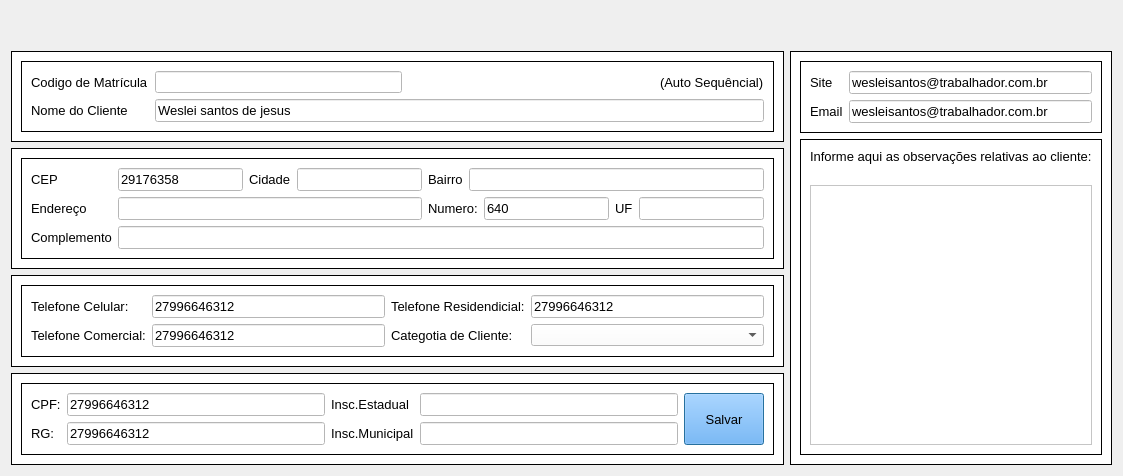
      <widget class="QWidget" name="clientes">
       <layout class="QGridLayout" name="gridLayout_46">
        <item row="1" column="0">
         <widget class="QFrame" name="frame_6">
          <property name="styleSheet">
           <string notr="true">background-color: rgb(255, 255, 255);</string>
          </property>
          <property name="frameShape">
           <enum>QFrame::Box</enum>
          </property>
          <property name="frameShadow">
           <enum>QFrame::Plain</enum>
          </property>
          <layout class="QGridLayout" name="gridLayout_6">
           <item row="0" column="0">
            <widget class="QFrame" name="frame_24">
             <property name="frameShape">
              <enum>QFrame::Box</enum>
             </property>
             <property name="frameShadow">
              <enum>QFrame::Plain</enum>
             </property>
             <layout class="QGridLayout" name="gridLayout_11">
              <item row="0" column="1">
               <widget class="QLineEdit" name="codMatricula">
                <property name="enabled">
                 <bool>false</bool>
                </property>
                <property name="toolTip">
                 <string>Auto Sequêncial</string>
                </property>
                <property name="styleSheet">
                 <string notr="true">background-color: rgb(255, 255, 255);</string>
                </property>
               </widget>
              </item>
              <item row="1" column="1" colspan="3">
               <widget class="QLineEdit" name="nomeCliente">
                <property name="font">
                 <font>
                  <family>Arial</family>
                  <pointsize>10</pointsize>
                 </font>
                </property>
                <property name="styleSheet">
                 <string notr="true">background-color: rgb(255, 255, 255);</string>
                </property>
                <property name="text">
                 <string>Weslei santos de jesus</string>
                </property>
               </widget>
              </item>
              <item row="0" column="3">
               <widget class="QLabel" name="label_37">
                <property name="font">
                 <font>
                  <family>Arial</family>
                  <pointsize>10</pointsize>
                 </font>
                </property>
                <property name="styleSheet">
                 <string notr="true">color: rgb(0, 0, 0);</string>
                </property>
                <property name="text">
                 <string>(Auto Sequêncial)</string>
                </property>
               </widget>
              </item>
              <item row="0" column="0">
               <widget class="QLabel" name="label">
                <property name="font">
                 <font>
                  <family>Arial</family>
                  <pointsize>10</pointsize>
                 </font>
                </property>
                <property name="text">
                 <string>Codigo de Matrícula</string>
                </property>
               </widget>
              </item>
              <item row="1" column="0">
               <widget class="QLabel" name="label_14">
                <property name="font">
                 <font>
                  <family>Arial</family>
                  <pointsize>10</pointsize>
                 </font>
                </property>
                <property name="text">
                 <string>Nome do Cliente</string>
                </property>
               </widget>
              </item>
              <item row="0" column="2">
               <spacer name="horizontalSpacer">
                <property name="orientation">
                 <enum>Qt::Horizontal</enum>
                </property>
                <property name="sizeHint" stdset="0">
                 <size>
                  <width>40</width>
                  <height>20</height>
                 </size>
                </property>
               </spacer>
              </item>
             </layout>
            </widget>
           </item>
          </layout>
         </widget>
        </item>
        <item row="4" column="0">
         <widget class="QFrame" name="frame_7">
          <property name="styleSheet">
           <string notr="true">background-color: rgb(255, 255, 255);</string>
          </property>
          <property name="frameShape">
           <enum>QFrame::Box</enum>
          </property>
          <property name="frameShadow">
           <enum>QFrame::Plain</enum>
          </property>
          <layout class="QGridLayout" name="gridLayout_8">
           <item row="0" column="0">
            <widget class="QFrame" name="frame_27">
             <property name="frameShape">
              <enum>QFrame::Box</enum>
             </property>
             <property name="frameShadow">
              <enum>QFrame::Plain</enum>
             </property>
             <layout class="QGridLayout" name="gridLayout_12">
              <item row="0" column="0">
               <widget class="QLabel" name="label_50">
                <property name="font">
                 <font>
                  <family>Arial</family>
                  <pointsize>10</pointsize>
                 </font>
                </property>
                <property name="text">
                 <string>CPF:</string>
                </property>
               </widget>
              </item>
              <item row="0" column="2">
               <widget class="QLabel" name="label_52">
                <property name="font">
                 <font>
                  <family>Arial</family>
                  <pointsize>10</pointsize>
                 </font>
                </property>
                <property name="text">
                 <string>Insc.Estadual</string>
                </property>
               </widget>
              </item>
              <item row="1" column="0">
               <widget class="QLabel" name="label_51">
                <property name="font">
                 <font>
                  <family>Arial</family>
                  <pointsize>10</pointsize>
                 </font>
                </property>
                <property name="text">
                 <string>RG:</string>
                </property>
               </widget>
              </item>
              <item row="0" column="1">
               <widget class="QLineEdit" name="cpfCliente">
                <property name="font">
                 <font>
                  <family>Arial</family>
                  <pointsize>10</pointsize>
                 </font>
                </property>
                <property name="styleSheet">
                 <string notr="true">background-color: rgb(255, 255, 255);</string>
                </property>
                <property name="text">
                 <string>27996646312</string>
                </property>
               </widget>
              </item>
              <item row="1" column="3">
               <widget class="QLineEdit" name="incriMunoci">
                <property name="enabled">
                 <bool>false</bool>
                </property>
                <property name="font">
                 <font>
                  <family>Arial</family>
                  <pointsize>10</pointsize>
                 </font>
                </property>
                <property name="styleSheet">
                 <string notr="true">background-color: rgb(255, 255, 255);</string>
                </property>
               </widget>
              </item>
              <item row="0" column="4" rowspan="2">
               <widget class="QPushButton" name="salvarCliente">
                <property name="maximumSize">
                 <size>
                  <width>111</width>
                  <height>111</height>
                 </size>
                </property>
                <property name="font">
                 <font>
                  <pointsize>10</pointsize>
                  <weight>50</weight>
                  <bold>false</bold>
                 </font>
                </property>
                <property name="cursor">
                 <cursorShape>PointingHandCursor</cursorShape>
                </property>
                <property name="focusPolicy">
                 <enum>Qt::WheelFocus</enum>
                </property>
                <property name="toolTip">
                 <string>Salvar novo Cliente</string>
                </property>
                <property name="styleSheet">
                 <string notr="true">background-color: rgb(85, 170, 255);</string>
                </property>
                <property name="text">
                 <string>Salvar</string>
                </property>
                <property name="icon">
                 <iconset>
                  <normaloff>../Imagens/Savar.png</normaloff>../Imagens/Savar.png</iconset>
                </property>
                <property name="iconSize">
                 <size>
                  <width>81</width>
                  <height>31</height>
                 </size>
                </property>
                <property name="autoDefault">
                 <bool>true</bool>
                </property>
                <property name="default">
                 <bool>true</bool>
                </property>
                <property name="flat">
                 <bool>false</bool>
                </property>
               </widget>
              </item>
              <item row="1" column="1">
               <widget class="QLineEdit" name="rgCliente">
                <property name="font">
                 <font>
                  <family>Arial</family>
                  <pointsize>10</pointsize>
                 </font>
                </property>
                <property name="styleSheet">
                 <string notr="true">background-color: rgb(255, 255, 255);</string>
                </property>
                <property name="text">
                 <string>27996646312</string>
                </property>
               </widget>
              </item>
              <item row="0" column="3">
               <widget class="QLineEdit" name="inscrCliente">
                <property name="enabled">
                 <bool>false</bool>
                </property>
                <property name="font">
                 <font>
                  <family>Arial</family>
                  <pointsize>10</pointsize>
                 </font>
                </property>
                <property name="styleSheet">
                 <string notr="true">background-color: rgb(255, 255, 255);</string>
                </property>
               </widget>
              </item>
              <item row="1" column="2">
               <widget class="QLabel" name="label_53">
                <property name="font">
                 <font>
                  <family>Arial</family>
                  <pointsize>10</pointsize>
                 </font>
                </property>
                <property name="text">
                 <string>Insc.Municipal</string>
                </property>
               </widget>
              </item>
             </layout>
            </widget>
           </item>
          </layout>
         </widget>
        </item>
        <item row="3" column="0">
         <widget class="QFrame" name="frame_5">
          <property name="styleSheet">
           <string notr="true">background-color: rgb(255, 255, 255);</string>
          </property>
          <property name="frameShape">
           <enum>QFrame::Box</enum>
          </property>
          <property name="frameShadow">
           <enum>QFrame::Plain</enum>
          </property>
          <layout class="QGridLayout" name="gridLayout_16">
           <item row="0" column="0">
            <widget class="QFrame" name="frame_26">
             <property name="frameShape">
              <enum>QFrame::Box</enum>
             </property>
             <property name="frameShadow">
              <enum>QFrame::Plain</enum>
             </property>
             <layout class="QGridLayout" name="gridLayout_13">
              <item row="0" column="0">
               <widget class="QLabel" name="label_46">
                <property name="font">
                 <font>
                  <family>Arial</family>
                  <pointsize>10</pointsize>
                 </font>
                </property>
                <property name="text">
                 <string>Telefone Celular:</string>
                </property>
               </widget>
              </item>
              <item row="0" column="1">
               <widget class="QLineEdit" name="telCell">
                <property name="font">
                 <font>
                  <family>Arial</family>
                  <pointsize>10</pointsize>
                 </font>
                </property>
                <property name="styleSheet">
                 <string notr="true">background-color: rgb(255, 255, 255);</string>
                </property>
                <property name="text">
                 <string>27996646312</string>
                </property>
               </widget>
              </item>
              <item row="0" column="2">
               <widget class="QLabel" name="label_47">
                <property name="font">
                 <font>
                  <family>Arial</family>
                  <pointsize>10</pointsize>
                 </font>
                </property>
                <property name="text">
                 <string>Telefone Residendicial:</string>
                </property>
               </widget>
              </item>
              <item row="0" column="3">
               <widget class="QLineEdit" name="telResid">
                <property name="font">
                 <font>
                  <family>Arial</family>
                  <pointsize>10</pointsize>
                 </font>
                </property>
                <property name="styleSheet">
                 <string notr="true">background-color: rgb(255, 255, 255);</string>
                </property>
                <property name="text">
                 <string>27996646312</string>
                </property>
               </widget>
              </item>
              <item row="1" column="0">
               <widget class="QLabel" name="label_45">
                <property name="font">
                 <font>
                  <family>Arial</family>
                  <pointsize>10</pointsize>
                 </font>
                </property>
                <property name="text">
                 <string>Telefone Comercial:</string>
                </property>
               </widget>
              </item>
              <item row="1" column="1">
               <widget class="QLineEdit" name="telCom">
                <property name="font">
                 <font>
                  <family>Arial</family>
                  <pointsize>10</pointsize>
                 </font>
                </property>
                <property name="styleSheet">
                 <string notr="true">background-color: rgb(255, 255, 255);</string>
                </property>
                <property name="text">
                 <string>27996646312</string>
                </property>
               </widget>
              </item>
              <item row="1" column="2">
               <widget class="QLabel" name="label_48">
                <property name="font">
                 <font>
                  <family>Arial</family>
                  <pointsize>10</pointsize>
                 </font>
                </property>
                <property name="text">
                 <string>Categotia de Cliente:</string>
                </property>
               </widget>
              </item>
              <item row="1" column="3">
               <widget class="QComboBox" name="catCliente">
                <property name="font">
                 <font>
                  <family>Arial</family>
                 </font>
                </property>
                <property name="cursor">
                 <cursorShape>PointingHandCursor</cursorShape>
                </property>
                <property name="styleSheet">
                 <string notr="true">background-color: rgb(255, 255, 255);
color: rgb(0, 0, 0);</string>
                </property>
               </widget>
              </item>
             </layout>
            </widget>
           </item>
          </layout>
         </widget>
        </item>
        <item row="1" column="1" rowspan="4">
         <widget class="QFrame" name="frame_8">
          <property name="styleSheet">
           <string notr="true">background-color: rgb(255, 255, 255);</string>
          </property>
          <property name="frameShape">
           <enum>QFrame::Box</enum>
          </property>
          <property name="frameShadow">
           <enum>QFrame::Plain</enum>
          </property>
          <layout class="QGridLayout" name="gridLayout_7">
           <item row="0" column="0">
            <widget class="QFrame" name="frame_28">
             <property name="frameShape">
              <enum>QFrame::Box</enum>
             </property>
             <property name="frameShadow">
              <enum>QFrame::Plain</enum>
             </property>
             <layout class="QGridLayout" name="gridLayout_9">
              <item row="0" column="0">
               <widget class="QLabel" name="label_55">
                <property name="font">
                 <font>
                  <family>Arial</family>
                  <pointsize>10</pointsize>
                 </font>
                </property>
                <property name="text">
                 <string>Site</string>
                </property>
               </widget>
              </item>
              <item row="0" column="1">
               <widget class="QLineEdit" name="siteCliente">
                <property name="font">
                 <font>
                  <family>Arial</family>
                  <pointsize>10</pointsize>
                 </font>
                </property>
                <property name="styleSheet">
                 <string notr="true">background-color: rgb(202, 202, 202);
background-color: rgb(255, 255, 255);</string>
                </property>
                <property name="text">
                 <string>wesleisantos@trabalhador.com.br</string>
                </property>
               </widget>
              </item>
              <item row="1" column="0">
               <widget class="QLabel" name="label_56">
                <property name="font">
                 <font>
                  <family>Arial</family>
                  <pointsize>10</pointsize>
                 </font>
                </property>
                <property name="text">
                 <string>Email</string>
                </property>
               </widget>
              </item>
              <item row="1" column="1">
               <widget class="QLineEdit" name="lineEdit_50">
                <property name="font">
                 <font>
                  <family>Arial</family>
                  <pointsize>10</pointsize>
                 </font>
                </property>
                <property name="styleSheet">
                 <string notr="true">background-color: rgb(255, 255, 255);</string>
                </property>
                <property name="text">
                 <string>wesleisantos@trabalhador.com.br</string>
                </property>
               </widget>
              </item>
             </layout>
            </widget>
           </item>
           <item row="1" column="0">
            <widget class="QFrame" name="frame_29">
             <property name="frameShape">
              <enum>QFrame::Box</enum>
             </property>
             <property name="frameShadow">
              <enum>QFrame::Plain</enum>
             </property>
             <layout class="QGridLayout" name="gridLayout_10">
              <item row="0" column="0">
               <widget class="QLabel" name="label_2">
                <property name="font">
                 <font>
                  <pointsize>10</pointsize>
                 </font>
                </property>
                <property name="text">
                 <string>Informe aqui as observações relativas ao cliente:
</string>
                </property>
               </widget>
              </item>
              <item row="1" column="0">
               <widget class="QTextEdit" name="infoCliente">
                <property name="font">
                 <font>
                  <pointsize>10</pointsize>
                 </font>
                </property>
                <property name="styleSheet">
                 <string notr="true">background-color: rgb(255, 255, 255);</string>
                </property>
               </widget>
              </item>
             </layout>
            </widget>
           </item>
          </layout>
         </widget>
        </item>
        <item row="2" column="0">
         <widget class="QFrame" name="frame_4">
          <property name="styleSheet">
           <string notr="true">background-color: rgb(255, 255, 255);</string>
          </property>
          <property name="frameShape">
           <enum>QFrame::Box</enum>
          </property>
          <property name="frameShadow">
           <enum>QFrame::Plain</enum>
          </property>
          <layout class="QGridLayout" name="gridLayout_15">
           <item row="0" column="0">
            <widget class="QFrame" name="frame_25">
             <property name="frameShape">
              <enum>QFrame::Box</enum>
             </property>
             <property name="frameShadow">
              <enum>QFrame::Plain</enum>
             </property>
             <layout class="QGridLayout" name="gridLayout_14">
              <item row="0" column="0">
               <widget class="QLabel" name="label_78">
                <property name="font">
                 <font>
                  <family>Arial</family>
                  <pointsize>10</pointsize>
                 </font>
                </property>
                <property name="text">
                 <string>CEP</string>
                </property>
               </widget>
              </item>
              <item row="0" column="1">
               <widget class="QPushButton" name="verificaCep">
                <property name="font">
                 <font>
                  <pointsize>10</pointsize>
                  <weight>75</weight>
                  <bold>true</bold>
                 </font>
                </property>
                <property name="cursor">
                 <cursorShape>PointingHandCursor</cursorShape>
                </property>
                <property name="mouseTracking">
                 <bool>false</bool>
                </property>
                <property name="tabletTracking">
                 <bool>false</bool>
                </property>
                <property name="focusPolicy">
                 <enum>Qt::NoFocus</enum>
                </property>
                <property name="acceptDrops">
                 <bool>true</bool>
                </property>
                <property name="toolTip">
                 <string>Consultar Cep</string>
                </property>
                <property name="statusTip">
                 <string/>
                </property>
                <property name="accessibleName">
                 <string/>
                </property>
                <property name="accessibleDescription">
                 <string/>
                </property>
                <property name="layoutDirection">
                 <enum>Qt::LeftToRight</enum>
                </property>
                <property name="autoFillBackground">
                 <bool>false</bool>
                </property>
                <property name="styleSheet">
                 <string notr="true"/>
                </property>
                <property name="inputMethodHints">
                 <set>Qt::ImhNone</set>
                </property>
                <property name="text">
                 <string/>
                </property>
                <property name="icon">
                 <iconset>
                  <normaloff>../Imagens/lupa.ico</normaloff>../Imagens/lupa.ico</iconset>
                </property>
                <property name="iconSize">
                 <size>
                  <width>30</width>
                  <height>30</height>
                 </size>
                </property>
                <property name="shortcut">
                 <string/>
                </property>
                <property name="checkable">
                 <bool>false</bool>
                </property>
                <property name="checked">
                 <bool>false</bool>
                </property>
                <property name="autoRepeat">
                 <bool>false</bool>
                </property>
                <property name="autoExclusive">
                 <bool>false</bool>
                </property>
                <property name="autoDefault">
                 <bool>true</bool>
                </property>
                <property name="default">
                 <bool>false</bool>
                </property>
                <property name="flat">
                 <bool>true</bool>
                </property>
               </widget>
              </item>
              <item row="0" column="2">
               <widget class="QLineEdit" name="cepCliente">
                <property name="font">
                 <font>
                  <family>Arial</family>
                  <pointsize>10</pointsize>
                 </font>
                </property>
                <property name="styleSheet">
                 <string notr="true">background-color: rgb(255, 255, 255);</string>
                </property>
                <property name="text">
                 <string>29176358</string>
                </property>
               </widget>
              </item>
              <item row="0" column="3">
               <widget class="QLabel" name="label_41">
                <property name="font">
                 <font>
                  <family>Arial</family>
                  <pointsize>10</pointsize>
                 </font>
                </property>
                <property name="text">
                 <string>Cidade</string>
                </property>
               </widget>
              </item>
              <item row="0" column="4">
               <widget class="QLineEdit" name="cidadeCliente">
                <property name="font">
                 <font>
                  <family>Arial</family>
                  <pointsize>10</pointsize>
                 </font>
                </property>
                <property name="styleSheet">
                 <string notr="true">background-color: rgb(255, 255, 255);</string>
                </property>
                <property name="text">
                 <string/>
                </property>
               </widget>
              </item>
              <item row="0" column="5">
               <widget class="QLabel" name="label_42">
                <property name="font">
                 <font>
                  <family>Arial</family>
                  <pointsize>10</pointsize>
                 </font>
                </property>
                <property name="text">
                 <string>Bairro</string>
                </property>
               </widget>
              </item>
              <item row="0" column="6" colspan="4">
               <widget class="QLineEdit" name="bairroCliente">
                <property name="font">
                 <font>
                  <family>Arial</family>
                  <pointsize>10</pointsize>
                 </font>
                </property>
                <property name="styleSheet">
                 <string notr="true">background-color: rgb(255, 255, 255);</string>
                </property>
                <property name="text">
                 <string/>
                </property>
               </widget>
              </item>
              <item row="1" column="0" colspan="2">
               <widget class="QLabel" name="label_39">
                <property name="font">
                 <font>
                  <family>Arial</family>
                  <pointsize>10</pointsize>
                 </font>
                </property>
                <property name="text">
                 <string>Endereço</string>
                </property>
               </widget>
              </item>
              <item row="1" column="2" colspan="3">
               <widget class="QLineEdit" name="enderecoCliente">
                <property name="font">
                 <font>
                  <family>Arial</family>
                  <pointsize>10</pointsize>
                 </font>
                </property>
                <property name="styleSheet">
                 <string notr="true">background-color: rgb(255, 255, 255);</string>
                </property>
                <property name="text">
                 <string/>
                </property>
                <property name="clearButtonEnabled">
                 <bool>false</bool>
                </property>
               </widget>
              </item>
              <item row="1" column="5" colspan="2">
               <widget class="QLabel" name="label_43">
                <property name="font">
                 <font>
                  <family>Arial</family>
                  <pointsize>10</pointsize>
                 </font>
                </property>
                <property name="text">
                 <string>Numero:</string>
                </property>
               </widget>
              </item>
              <item row="1" column="7">
               <widget class="QLineEdit" name="numeroCliente">
                <property name="font">
                 <font>
                  <family>Arial</family>
                  <pointsize>10</pointsize>
                 </font>
                </property>
                <property name="styleSheet">
                 <string notr="true">background-color: rgb(255, 255, 255);</string>
                </property>
                <property name="text">
                 <string>640</string>
                </property>
               </widget>
              </item>
              <item row="1" column="8">
               <widget class="QLabel" name="label_44">
                <property name="font">
                 <font>
                  <family>Arial</family>
                  <pointsize>10</pointsize>
                 </font>
                </property>
                <property name="text">
                 <string>UF</string>
                </property>
               </widget>
              </item>
              <item row="1" column="9">
               <widget class="QLineEdit" name="lineEdit_8">
                <property name="font">
                 <font>
                  <family>Arial</family>
                  <pointsize>10</pointsize>
                 </font>
                </property>
                <property name="styleSheet">
                 <string notr="true">background-color: rgb(255, 255, 255);</string>
                </property>
                <property name="text">
                 <string/>
                </property>
               </widget>
              </item>
              <item row="2" column="0" colspan="2">
               <widget class="QLabel" name="label_40">
                <property name="font">
                 <font>
                  <family>Arial</family>
                  <pointsize>10</pointsize>
                 </font>
                </property>
                <property name="text">
                 <string>Complemento</string>
                </property>
               </widget>
              </item>
              <item row="2" column="2" colspan="8">
               <widget class="QLineEdit" name="compleCliente">
                <property name="font">
                 <font>
                  <family>Arial</family>
                  <pointsize>10</pointsize>
                 </font>
                </property>
                <property name="styleSheet">
                 <string notr="true">background-color: rgb(255, 255, 255);</string>
                </property>
                <property name="text">
                 <string/>
                </property>
               </widget>
              </item>
             </layout>
            </widget>
           </item>
          </layout>
         </widget>
        </item>
        <item row="0" column="0">
         <spacer name="verticalSpacer_3">
          <property name="orientation">
           <enum>Qt::Vertical</enum>
          </property>
          <property name="sizeHint" stdset="0">
           <size>
            <width>20</width>
            <height>40</height>
           </size>
          </property>
         </spacer>
        </item>
       </layout>
      </widget>
